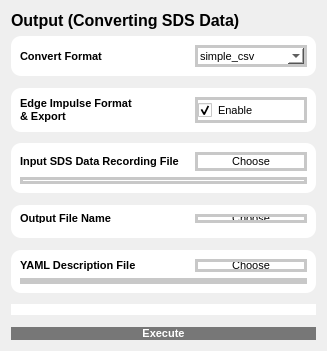
             <widget class="QWidget" name="page_Output">
              <layout class="QVBoxLayout" name="verticalLayout_10">
               <item>
                <layout class="QVBoxLayout" name="verticalLayout_9" stretch="2,2,1,2,1,6,1,6,1,6,1,2,1,2">
                 <item>
                  <widget class="QLabel" name="label_25">
                   <property name="font">
                    <font>
                     <pointsize>12</pointsize>
                     <weight>75</weight>
                     <bold>true</bold>
                    </font>
                   </property>
                   <property name="text">
                    <string>Output (Converting SDS Data)</string>
                   </property>
                  </widget>
                 </item>
                 <item>
                  <widget class="QGroupBox" name="groupBox_12">
                   <property name="styleSheet">
                    <string notr="true">background-color: #FFFFFF; 
border-style: outset;
border-radius: 10px;</string>
                   </property>
                   <property name="title">
                    <string/>
                   </property>
                   <layout class="QHBoxLayout" name="horizontalLayout_6" stretch="2,1,2">
                    <item>
                     <widget class="QLabel" name="label_26">
                      <property name="sizePolicy">
                       <sizepolicy hsizetype="Expanding" vsizetype="Preferred">
                        <horstretch>0</horstretch>
                        <verstretch>0</verstretch>
                       </sizepolicy>
                      </property>
                      <property name="font">
                       <font>
                        <pointsize>8</pointsize>
                        <weight>75</weight>
                        <bold>true</bold>
                       </font>
                      </property>
                      <property name="text">
                       <string>Convert Format</string>
                      </property>
                     </widget>
                    </item>
                    <item>
                     <spacer name="horizontalSpacer_3">
                      <property name="orientation">
                       <enum>Qt::Horizontal</enum>
                      </property>
                      <property name="sizeHint" stdset="0">
                       <size>
                        <width>120</width>
                        <height>20</height>
                       </size>
                      </property>
                     </spacer>
                    </item>
                    <item>
                     <widget class="QComboBox" name="comboBox_serverType_convertFormat_2">
                      <property name="sizePolicy">
                       <sizepolicy hsizetype="Expanding" vsizetype="Expanding">
                        <horstretch>0</horstretch>
                        <verstretch>0</verstretch>
                       </sizepolicy>
                      </property>
                      <property name="font">
                       <font>
                        <pointsize>8</pointsize>
                       </font>
                      </property>
                      <property name="styleSheet">
                       <string notr="true">border: 3px solid;
border-radius: 0px;
border-color: rgb(200, 200, 200);</string>
                      </property>
                      <item>
                       <property name="text">
                        <string>simple_csv</string>
                       </property>
                      </item>
                      <item>
                       <property name="text">
                        <string>audio_wav</string>
                       </property>
                      </item>
                     </widget>
                    </item>
                   </layout>
                  </widget>
                 </item>
                 <item>
                  <spacer name="verticalSpacer_19">
                   <property name="orientation">
                    <enum>Qt::Vertical</enum>
                   </property>
                   <property name="sizeHint" stdset="0">
                    <size>
                     <width>95</width>
                     <height>13</height>
                    </size>
                   </property>
                  </spacer>
                 </item>
                 <item>
                  <widget class="QGroupBox" name="groupBox_13">
                   <property name="styleSheet">
                    <string notr="true">background-color: #FFFFFF; 
border-style: outset;
border-radius: 10px;</string>
                   </property>
                   <property name="title">
                    <string/>
                   </property>
                   <layout class="QHBoxLayout" name="horizontalLayout_7" stretch="2,1,2">
                    <item>
                     <widget class="QLabel" name="label_27">
                      <property name="font">
                       <font>
                        <pointsize>8</pointsize>
                        <weight>75</weight>
                        <bold>true</bold>
                       </font>
                      </property>
                      <property name="text">
                       <string>Edge Impulse Format &amp; Export</string>
                      </property>
                      <property name="wordWrap">
                       <bool>true</bool>
                      </property>
                     </widget>
                    </item>
                    <item>
                     <spacer name="horizontalSpacer_4">
                      <property name="orientation">
                       <enum>Qt::Horizontal</enum>
                      </property>
                      <property name="sizeHint" stdset="0">
                       <size>
                        <width>94</width>
                        <height>16</height>
                       </size>
                      </property>
                     </spacer>
                    </item>
                    <item>
                     <widget class="QCheckBox" name="checkBox_EI_2">
                      <property name="sizePolicy">
                       <sizepolicy hsizetype="Expanding" vsizetype="Expanding">
                        <horstretch>0</horstretch>
                        <verstretch>0</verstretch>
                       </sizepolicy>
                      </property>
                      <property name="font">
                       <font>
                        <pointsize>8</pointsize>
                       </font>
                      </property>
                      <property name="styleSheet">
                       <string notr="true">border: 3px solid;
border-radius: 0px;
border-color: rgb(200, 200, 200);</string>
                      </property>
                      <property name="text">
                       <string>Enable</string>
                      </property>
                      <property name="checked">
                       <bool>true</bool>
                      </property>
                     </widget>
                    </item>
                   </layout>
                  </widget>
                 </item>
                 <item>
                  <spacer name="verticalSpacer_18">
                   <property name="orientation">
                    <enum>Qt::Vertical</enum>
                   </property>
                   <property name="sizeHint" stdset="0">
                    <size>
                     <width>95</width>
                     <height>13</height>
                    </size>
                   </property>
                  </spacer>
                 </item>
                 <item>
                  <widget class="QGroupBox" name="groupBox_14">
                   <property name="sizePolicy">
                    <sizepolicy hsizetype="Expanding" vsizetype="Ignored">
                     <horstretch>0</horstretch>
                     <verstretch>0</verstretch>
                    </sizepolicy>
                   </property>
                   <property name="minimumSize">
                    <size>
                     <width>50</width>
                     <height>50</height>
                    </size>
                   </property>
                   <property name="maximumSize">
                    <size>
                     <width>16777215</width>
                     <height>16777215</height>
                    </size>
                   </property>
                   <property name="styleSheet">
                    <string notr="true">background-color: #FFFFFF; 
border-style: outset;
border-radius: 10px;</string>
                   </property>
                   <property name="title">
                    <string/>
                   </property>
                   <layout class="QGridLayout" name="gridLayout_5" rowstretch="1,3" columnstretch="3,2">
                    <item row="0" column="0">
                     <widget class="QLabel" name="label_28">
                      <property name="font">
                       <font>
                        <pointsize>8</pointsize>
                        <weight>75</weight>
                        <bold>true</bold>
                       </font>
                      </property>
                      <property name="lineWidth">
                       <number>1</number>
                      </property>
                      <property name="text">
                       <string>Input SDS Data Recording File</string>
                      </property>
                      <property name="wordWrap">
                       <bool>true</bool>
                      </property>
                     </widget>
                    </item>
                    <item row="0" column="1">
                     <widget class="QPushButton" name="pushButton_5_sdsF_2">
                      <property name="sizePolicy">
                       <sizepolicy hsizetype="Preferred" vsizetype="Preferred">
                        <horstretch>0</horstretch>
                        <verstretch>0</verstretch>
                       </sizepolicy>
                      </property>
                      <property name="font">
                       <font>
                        <pointsize>8</pointsize>
                       </font>
                      </property>
                      <property name="styleSheet">
                       <string notr="true">border: 3px solid;
border-radius: 0px;
border-color: rgb(200, 200, 200);</string>
                      </property>
                      <property name="text">
                       <string>Choose</string>
                      </property>
                     </widget>
                    </item>
                    <item row="1" column="0" colspan="2">
                     <widget class="QTextEdit" name="textEdit_10_sdsF_2">
                      <property name="sizePolicy">
                       <sizepolicy hsizetype="Expanding" vsizetype="Ignored">
                        <horstretch>0</horstretch>
                        <verstretch>0</verstretch>
                       </sizepolicy>
                      </property>
                      <property name="font">
                       <font>
                        <pointsize>8</pointsize>
                       </font>
                      </property>
                      <property name="styleSheet">
                       <string notr="true">border: 3px solid;
border-radius: 0px;
border-color: rgb(200, 200, 200);</string>
                      </property>
                     </widget>
                    </item>
                   </layout>
                  </widget>
                 </item>
                 <item>
                  <spacer name="verticalSpacer_17">
                   <property name="orientation">
                    <enum>Qt::Vertical</enum>
                   </property>
                   <property name="sizeHint" stdset="0">
                    <size>
                     <width>95</width>
                     <height>13</height>
                    </size>
                   </property>
                  </spacer>
                 </item>
                 <item>
                  <widget class="QGroupBox" name="groupBox_15">
                   <property name="sizePolicy">
                    <sizepolicy hsizetype="Expanding" vsizetype="Ignored">
                     <horstretch>0</horstretch>
                     <verstretch>0</verstretch>
                    </sizepolicy>
                   </property>
                   <property name="maximumSize">
                    <size>
                     <width>16777215</width>
                     <height>16777215</height>
                    </size>
                   </property>
                   <property name="styleSheet">
                    <string notr="true">background-color: #FFFFFF; 
border-style: outset;
border-radius: 10px;</string>
                   </property>
                   <property name="title">
                    <string/>
                   </property>
                   <layout class="QGridLayout" name="gridLayout_6" rowstretch="1,3" columnstretch="3,2">
                    <item row="0" column="0">
                     <widget class="QLabel" name="label_29">
                      <property name="font">
                       <font>
                        <pointsize>8</pointsize>
                        <weight>75</weight>
                        <bold>true</bold>
                       </font>
                      </property>
                      <property name="text">
                       <string>Output File Name</string>
                      </property>
                     </widget>
                    </item>
                    <item row="1" column="0" colspan="2">
                     <widget class="QTextEdit" name="textEdit_8_outDir_2">
                      <property name="sizePolicy">
                       <sizepolicy hsizetype="Expanding" vsizetype="Ignored">
                        <horstretch>0</horstretch>
                        <verstretch>0</verstretch>
                       </sizepolicy>
                      </property>
                      <property name="font">
                       <font>
                        <pointsize>8</pointsize>
                       </font>
                      </property>
                      <property name="styleSheet">
                       <string notr="true">border: 3px solid;
border-radius: 0px;
border-color: rgb(200, 200, 200);</string>
                      </property>
                     </widget>
                    </item>
                    <item row="0" column="1">
                     <widget class="QPushButton" name="pushButton_outDir_2">
                      <property name="sizePolicy">
                       <sizepolicy hsizetype="Preferred" vsizetype="Preferred">
                        <horstretch>0</horstretch>
                        <verstretch>0</verstretch>
                       </sizepolicy>
                      </property>
                      <property name="font">
                       <font>
                        <pointsize>8</pointsize>
                       </font>
                      </property>
                      <property name="styleSheet">
                       <string notr="true">border: 3px solid;
border-radius: 0px;
border-color: rgb(200, 200, 200);</string>
                      </property>
                      <property name="text">
                       <string>Choose</string>
                      </property>
                     </widget>
                    </item>
                   </layout>
                  </widget>
                 </item>
                 <item>
                  <spacer name="verticalSpacer_16">
                   <property name="orientation">
                    <enum>Qt::Vertical</enum>
                   </property>
                   <property name="sizeHint" stdset="0">
                    <size>
                     <width>95</width>
                     <height>13</height>
                    </size>
                   </property>
                  </spacer>
                 </item>
                 <item>
                  <widget class="QGroupBox" name="groupBox_16">
                   <property name="sizePolicy">
                    <sizepolicy hsizetype="Expanding" vsizetype="Ignored">
                     <horstretch>0</horstretch>
                     <verstretch>0</verstretch>
                    </sizepolicy>
                   </property>
                   <property name="minimumSize">
                    <size>
                     <width>0</width>
                     <height>0</height>
                    </size>
                   </property>
                   <property name="maximumSize">
                    <size>
                     <width>16777215</width>
                     <height>16777215</height>
                    </size>
                   </property>
                   <property name="baseSize">
                    <size>
                     <width>3</width>
                     <height>3</height>
                    </size>
                   </property>
                   <property name="styleSheet">
                    <string notr="true">background-color: #FFFFFF; 
border-style: outset;
border-radius: 10px;</string>
                   </property>
                   <property name="title">
                    <string/>
                   </property>
                   <layout class="QGridLayout" name="gridLayout_7" rowstretch="1,3" columnstretch="3,2" rowminimumheight="0,0">
                    <property name="sizeConstraint">
                     <enum>QLayout::SetNoConstraint</enum>
                    </property>
                    <item row="0" column="1">
                     <widget class="QPushButton" name="pushButton_6_yamlF_2">
                      <property name="sizePolicy">
                       <sizepolicy hsizetype="Minimum" vsizetype="Minimum">
                        <horstretch>0</horstretch>
                        <verstretch>0</verstretch>
                       </sizepolicy>
                      </property>
                      <property name="minimumSize">
                       <size>
                        <width>1</width>
                        <height>1</height>
                       </size>
                      </property>
                      <property name="font">
                       <font>
                        <pointsize>8</pointsize>
                       </font>
                      </property>
                      <property name="styleSheet">
                       <string notr="true">border: 3px solid;
border-radius: 0px;
border-color: rgb(200, 200, 200);</string>
                      </property>
                      <property name="text">
                       <string>Choose</string>
                      </property>
                     </widget>
                    </item>
                    <item row="0" column="0">
                     <widget class="QLabel" name="label_30">
                      <property name="sizePolicy">
                       <sizepolicy hsizetype="Minimum" vsizetype="Minimum">
                        <horstretch>0</horstretch>
                        <verstretch>0</verstretch>
                       </sizepolicy>
                      </property>
                      <property name="minimumSize">
                       <size>
                        <width>1</width>
                        <height>1</height>
                       </size>
                      </property>
                      <property name="font">
                       <font>
                        <pointsize>8</pointsize>
                        <weight>75</weight>
                        <bold>true</bold>
                       </font>
                      </property>
                      <property name="text">
                       <string>YAML Description File</string>
                      </property>
                      <property name="wordWrap">
                       <bool>true</bool>
                      </property>
                     </widget>
                    </item>
                    <item row="1" column="0" colspan="2">
                     <widget class="QTextEdit" name="textEdit_9_yamlF_2">
                      <property name="sizePolicy">
                       <sizepolicy hsizetype="Preferred" vsizetype="Ignored">
                        <horstretch>0</horstretch>
                        <verstretch>0</verstretch>
                       </sizepolicy>
                      </property>
                      <property name="minimumSize">
                       <size>
                        <width>1</width>
                        <height>1</height>
                       </size>
                      </property>
                      <property name="font">
                       <font>
                        <pointsize>8</pointsize>
                       </font>
                      </property>
                      <property name="styleSheet">
                       <string notr="true">border: 3px solid;
border-radius: 0px;
border-color: rgb(200, 200, 200);</string>
                      </property>
                     </widget>
                    </item>
                   </layout>
                  </widget>
                 </item>
                 <item>
                  <spacer name="verticalSpacer_14">
                   <property name="orientation">
                    <enum>Qt::Vertical</enum>
                   </property>
                   <property name="sizeHint" stdset="0">
                    <size>
                     <width>95</width>
                     <height>13</height>
                    </size>
                   </property>
                  </spacer>
                 </item>
                 <item>
                  <widget class="QGroupBox" name="groupBox_17">
                   <property name="sizePolicy">
                    <sizepolicy hsizetype="Preferred" vsizetype="Ignored">
                     <horstretch>0</horstretch>
                     <verstretch>0</verstretch>
                    </sizepolicy>
                   </property>
                   <property name="styleSheet">
                    <string notr="true">background-color: #FFFFFF; 
border-style: outset;
border-radius: 10px;</string>
                   </property>
                   <property name="title">
                    <string/>
                   </property>
                   <layout class="QGridLayout" name="gridLayout_8" columnstretch="2,1,2,0">
                    <item row="0" column="2">
                     <widget class="QLineEdit" name="lineEdit_3">
                      <property name="sizePolicy">
                       <sizepolicy hsizetype="Expanding" vsizetype="Expanding">
                        <horstretch>0</horstretch>
                        <verstretch>0</verstretch>
                       </sizepolicy>
                      </property>
                      <property name="styleSheet">
                       <string notr="true">border: 3px solid;
border-radius: 0px;
border-color: rgb(200, 200, 200);</string>
                      </property>
                      <property name="text">
                       <string>None</string>
                      </property>
                     </widget>
                    </item>
                    <item row="0" column="0">
                     <widget class="QLabel" name="label_31">
                      <property name="font">
                       <font>
                        <pointsize>8</pointsize>
                        <weight>75</weight>
                        <bold>true</bold>
                       </font>
                      </property>
                      <property name="text">
                       <string>Label</string>
                      </property>
                     </widget>
                    </item>
                    <item row="0" column="1">
                     <spacer name="horizontalSpacer_5">
                      <property name="orientation">
                       <enum>Qt::Horizontal</enum>
                      </property>
                      <property name="sizeHint" stdset="0">
                       <size>
                        <width>94</width>
                        <height>20</height>
                       </size>
                      </property>
                     </spacer>
                    </item>
                   </layout>
                  </widget>
                 </item>
                 <item>
                  <spacer name="verticalSpacer_15">
                   <property name="orientation">
                    <enum>Qt::Vertical</enum>
                   </property>
                   <property name="sizeHint" stdset="0">
                    <size>
                     <width>95</width>
                     <height>13</height>
                    </size>
                   </property>
                  </spacer>
                 </item>
                 <item>
                  <widget class="QPushButton" name="pushButton_sdsConvert_2">
                   <property name="sizePolicy">
                    <sizepolicy hsizetype="Expanding" vsizetype="Expanding">
                     <horstretch>0</horstretch>
                     <verstretch>0</verstretch>
                    </sizepolicy>
                   </property>
                   <property name="font">
                    <font>
                     <pointsize>8</pointsize>
                     <weight>75</weight>
                     <bold>true</bold>
                    </font>
                   </property>
                   <property name="styleSheet">
                    <string notr="true">background-color: #777777;
border-style: outset;
border-radius: 10px;
color: rgb(255, 255, 255);</string>
                   </property>
                   <property name="text">
                    <string>Execute</string>
                   </property>
                  </widget>
                 </item>
                </layout>
               </item>
              </layout>
             </widget>
